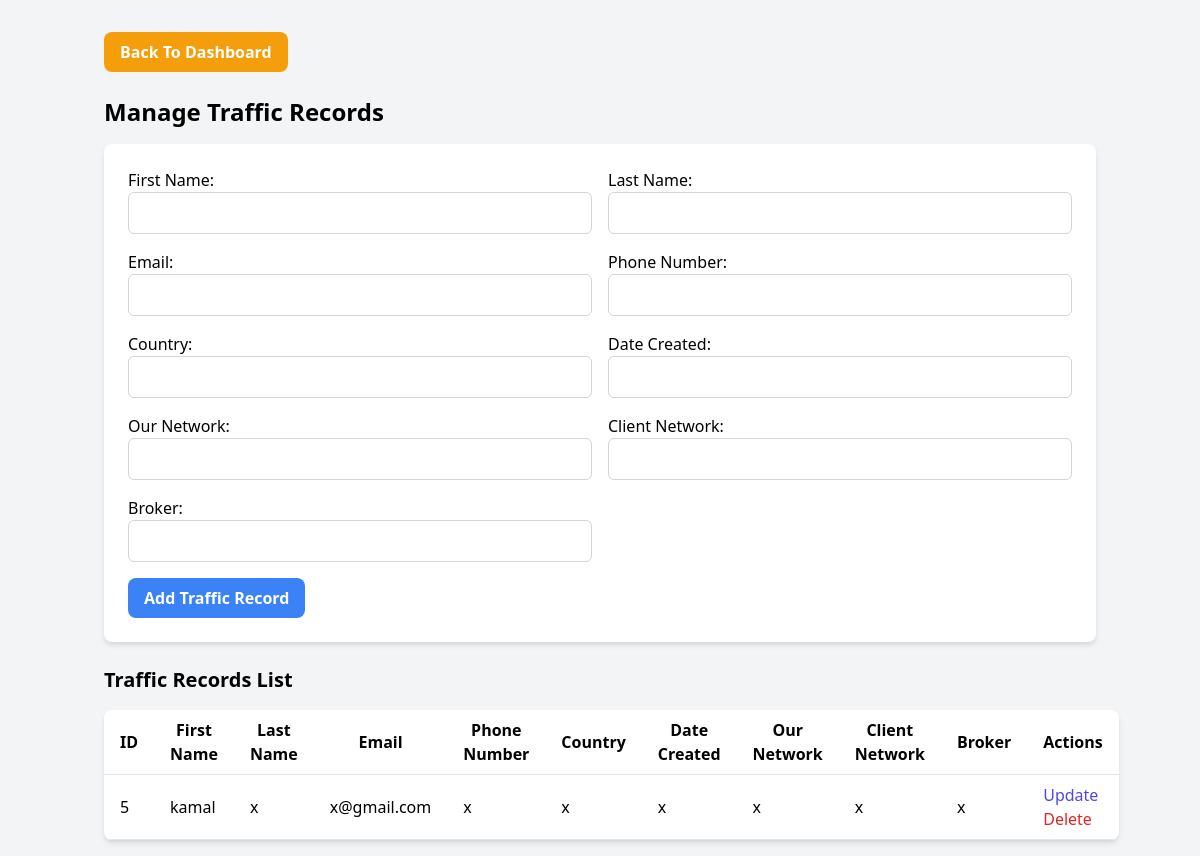
Page /manage_traffic.php (signed in) on the committed database.
### tables this page shows
CREATE TABLE `traffic` (
  `id` int(11) NOT NULL,
  `first_name` varchar(255) NOT NULL,
  `last_name` varchar(255) NOT NULL,
  `email` varchar(255) NOT NULL,
  `phone_number` varchar(255) DEFAULT NULL,
  `country` varchar(255) DEFAULT NULL,
  `date_created` varchar(255) DEFAULT NULL,
  `our_network` varchar(255) DEFAULT NULL,
  `client_network` varchar(255) DEFAULT NULL,
  `broker` varchar(255) DEFAULT NULL
);

### manage_traffic.php (the view, shortened to what this page needs)
<?php
include('config.php');
$traffic_records = mysqli_query($conn, "SELECT * FROM traffic");
?>
<!DOCTYPE html>
<html lang="en">
<head>
    <link href="https://cdn.jsdelivr.net/npm/tailwindcss@2.2.19/dist/tailwind.min.css" rel="stylesheet">
</head>
<body class="bg-gray-100">
    <div class="container mx-auto p-4">
        <a href="dashboard.php"><button class="mt-4 bg-yellow-500 hover:bg-yellow-600 text-white font-bold py-2 px-4 rounded-lg">Back To Dashboard</button></a> <br><br>
        <h1 class="text-2xl font-bold mb-4">Manage Traffic Records</h1>
        <form method="post" class="bg-white p-6 rounded-lg shadow-md mb-6">
            <div class="grid grid-cols-1 md:grid-cols-2 gap-4">
                <div>
                    <label for="first_name" class="block">First Name:</label>
                    <input type="text" id="first_name" name="first_name" required class="border border-gray-300 rounded-md px-3 py-2 focus:outline-none focus:ring-2 focus:ring-indigo-500 focus:border-transparent w-full">
                </div>
                <div>
                    <label for="last_name" class="block">Last Name:</label>
                    <input type="text" id="last_name" name="last_name" required class="border border-gray-300 rounded-md px-3 py-2 focus:outline-none focus:ring-2 focus:ring-indigo-500 focus:border-transparent w-full">
                </div>
                <div>
                    <label for="email" class="block">Email:</label>
                    <input type="email" id="email" name="email" required class="border border-gray-300 rounded-md px-3 py-2 focus:outline-none focus:ring-2 focus:ring-indigo-500 focus:border-transparent w-full">
                </div>
                <div>
                    <label for="phone_number" class="block">Phone Number:</label>
                    <input type="text" id="phone_number" name="phone_number" class="border border-gray-300 rounded-md px-3 py-2 focus:outline-none focus:ring-2 focus:ring-indigo-500 focus:border-transparent w-full">
                </div>
                <div>
                    <label for="country" class="block">Country:</label>
                    <input type="text" id="country" name="country" class="border border-gray-300 rounded-md px-3 py-2 focus:outline-none focus:ring-2 focus:ring-indigo-500 focus:border-transparent w-full">
                </div>
                <div>
                    <label for="date_created" class="block">Date Created:</label>
                    <input type="text" id="date_created" name="date_created" class="border border-gray-300 rounded-md px-3 py-2 focus:outline-none focus:ring-2 focus:ring-indigo-500 focus:border-transparent w-full">
                </div>
                <div>
                    <label for="our_network" class="block">Our Network:</label>
                    <input type="text" id="our_network" name="our_network" class="border border-gray-300 rounded-md px-3 py-2 focus:outline-none focus:ring-2 focus:ring-indigo-500 focus:border-transparent w-full">
                </div>
                <div>
                    <label for="client_network" class="block">Client Network:</label>
                    <input type="text" id="client_network" name="client_network" class="border border-gray-300 rounded-md px-3 py-2 focus:outline-none focus:ring-2 focus:ring-indigo-500 focus:border-transparent w-full">
                </div>
                <div>
                    <label for="broker" class="block">Broker:</label>
                    <input type="text" id="broker" name="broker" class="border border-gray-300 rounded-md px-3 py-2 focus:outline-none focus:ring-2 focus:ring-indigo-500 focus:border-transparent w-full">
                </div>
            </div>
            <button type="submit" name="add_traffic" class="mt-4 bg-blue-500 hover:bg-blue-600 text-white font-bold py-2 px-4 rounded-lg">Add Traffic Record</button>
        </form>
        <h2 class="text-xl font-bold mb-4">Traffic Records List</h2>
        <table class="min-w-full bg-white rounded-lg shadow-md">
            <thead>
                <tr>
                    <th class="py-2 px-4 border-b">ID</th>
                    <th class="py-2 px-4 border-b">First Name</th>
                    <th class="py-2 px-4 border-b">Last Name</th>
                    <th class="py-2 px-4 border-b">Email</th>
                    <th class="py-2 px-4 border-b">Phone Number</th>
                    <th class="py-2 px-4 border-b">Country</th>
                    <th class="py-2 px-4 border-b">Date Created</th>
                    <th class="py-2 px-4 border-b">Our Network</th>
                    <th class="py-2 px-4 border-b">Client Network</th>
                    <th class="py-2 px-4 border-b">Broker</th>
                    <th class="py-2 px-4 border-b">Actions</th>
                </tr>
            </thead>
            <tbody>
                <?php while ($record = mysqli_fetch_assoc($traffic_records)) { ?>
                    <tr>
                        <td class="py-2 px-4 border-b"><?php echo $record['id']; ?></td>
                        <td class="py-2 px-4 border-b"><?php echo $record['first_name']; ?></td>
                        <td class="py-2 px-4 border-b"><?php echo $record['last_name']; ?></td>
                        <td class="py-2 px-4 border-b"><?php echo $record['email']; ?></td>
                        <td class="py-2 px-4 border-b"><?php echo $record['phone_number']; ?></td>
                        <td class="py-2 px-4 border-b"><?php echo $record['country']; ?></td>
                        <td class="py-2 px-4 border-b"><?php echo $record['date_created']; ?></td>
                        <td class="py-2 px-4 border-b"><?php echo $record['our_network']; ?></td>
                        <td class="py-2 px-4 border-b"><?php echo $record['client_network']; ?></td>
                        <td class="py-2 px-4 border-b"><?php echo $record['broker']; ?></td>
                        <td class="py-2 px-4 border-b">
                            <form method="post" action="update_traffic.php" class="inline">
                                <button type="submit" name="update_traffic" class="text-indigo-600 hover:text-indigo-900">Update</button>
                            </form>
                            <form method="post" class="inline">
                                <button type="submit" name="delete_traffic" class="text-red-600 hover:text-red-900">Delete</button>
                            </form>
                        </td>
                    </tr>
                <?php } ?>
            </tbody>
        </table>
    </div>
</body>
</html>

### manage_traffic.php (style rules this page uses)
button[name="update_traffic"] { display: block; }

### rows in the picture
traffic: id "5", first_name "kamal", last_name "x", email "x@gmail.com", phone_number "x", country "x", date_created "x", our_network "x", client_network "x", broker "x"
